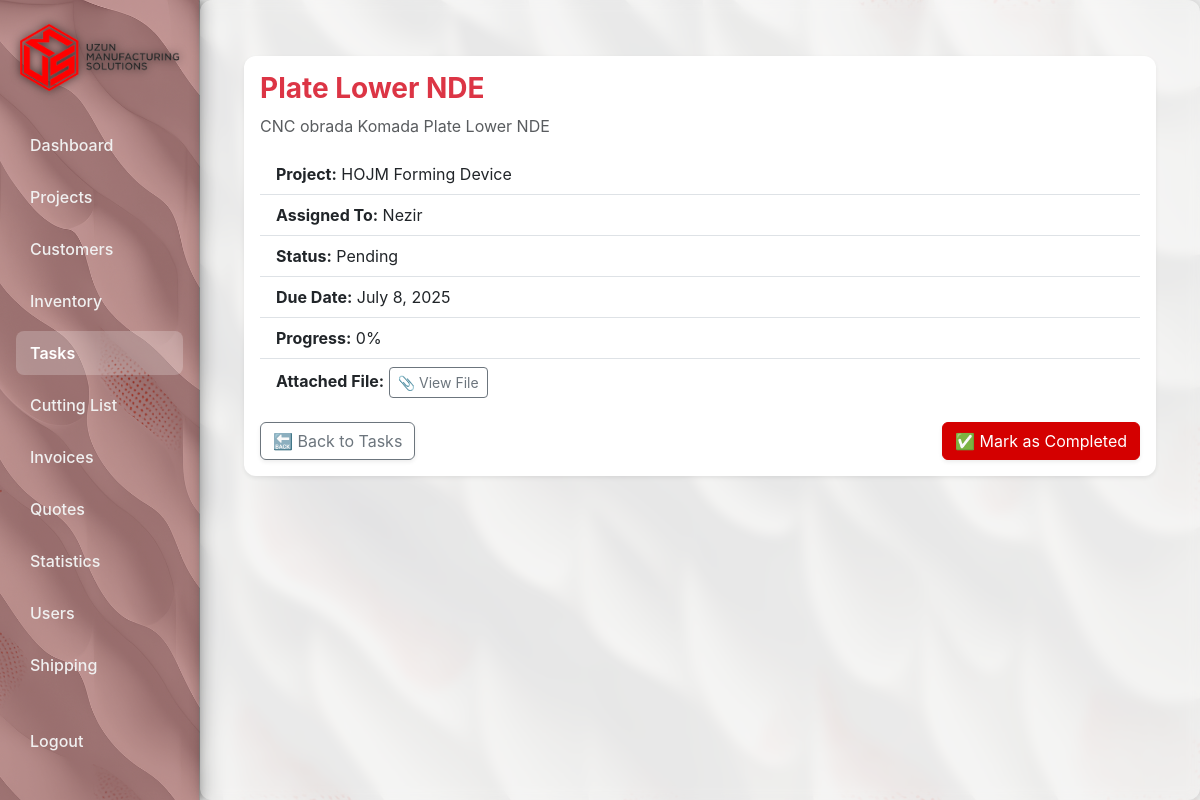
The page /tasks/1/ (signed in) on the database its author committed.
### core/models.py (models this page shows, shortened)
class Task(models.Model):
    STATUS_CHOICES = [
        ('Pending', 'Pending'),
        ('In Progress', 'In Progress'),
        ('Completed', 'Completed'),
    ]
    project = models.ForeignKey(Project, on_delete=models.CASCADE, related_name='tasks')
    name = models.CharField(max_length=200)
    description = models.TextField(blank=True, help_text="Detailed instructions for this task")  # 🆕
    assigned_to = models.ForeignKey(User, on_delete=models.SET_NULL, null=True, blank=True, related_name='assigned_tasks')  # 🆕 ForeignKey
    due_date = models.DateField()
    status = models.CharField(max_length=50, choices=STATUS_CHOICES, default='Pending')
    progress = models.PositiveIntegerField(default=0, help_text="Progress percentage (0-100)")  # 🆕
    task_file = models.FileField(upload_to='task_files/', blank=True, null=True)

class Project(models.Model):
    DIVISION_CHOICES = [
        ('UMS', 'UMS – CNC Services'),
        ('UZUN', 'Uzun-Pak – Food Packaging'),
    ]
    name = models.CharField(max_length=200)
    description = models.TextField(blank=True)
    start_date = models.DateField()
    end_date = models.DateField(null=True, blank=True)
    division = models.CharField(max_length=10, choices=DIVISION_CHOICES, default='UMS')
    customer = models.ForeignKey(Customer, on_delete=models.SET_NULL, null=True, blank=True, related_name="projects")
    selling_price = models.DecimalField(max_digits=12, decimal_places=2, null=True, blank=True)
    production_cost = models.DecimalField(max_digits=12, decimal_places=2, null=True, blank=True)

### core/views.py (the view)
# urls.py: path('tasks/<int:pk>/', views.task_detail, name='task_detail'),
@login_required
def task_detail(request, pk):
    task = get_object_or_404(Task, pk=pk)
    comments = task.comments.select_related('user').order_by('-created_at')
    if request.method == 'POST':
        if 'add_comment' in request.POST:
            comment_form = TaskCommentForm(request.POST)
            if comment_form.is_valid():
                new_comment = comment_form.save(commit=False)
                new_comment.task = task
                new_comment.user = request.user
                new_comment.save()
                return redirect('task_detail', pk=pk)
        if 'update_status' in request.POST:
            new_status = request.POST.get('status')
            new_progress = request.POST.get('progress')
            task.status = new_status
            task.progress = new_progress
            task.save()
            return redirect('task_detail', pk=pk)
    else:
        comment_form = TaskCommentForm()
    return render(request, 'core/task_detail.html', {
        'task': task,
        'comments': comments,
        'comment_form': comment_form,
    })

### core/permission_gate.py (called while the page is built, shortened)
    def __call__(self, request):
        return self.get_response(request)

### core/templates/core/task_detail.html
{% extends "base.html" %}
{% block content %}
<div class="container mt-4">
    <div class="card shadow-sm border-0" style="border-top: 4px solid #dc3545; border-radius: 12px;">
        <div class="card-body">
            <h3 class="fw-bold text-danger">{{ task.name }}</h3>
            <p class="text-muted mb-3">{{ task.description|default:"No description provided." }}</p>
            <ul class="list-group list-group-flush mb-3">
                <li class="list-group-item">
                    <strong>Project:</strong> {{ task.project.name }}
                </li>
                <li class="list-group-item">
                    <strong>Assigned To:</strong> {{ task.assigned_to }}
                </li>
                <li class="list-group-item">
                    <strong>Status:</strong> {{ task.status }}
                </li>
                <li class="list-group-item">
                    <strong>Due Date:</strong> {{ task.due_date }}
                </li>
                <li class="list-group-item">
                    <strong>Progress:</strong> {{ task.progress }}%
                </li>
                {% if task.task_file %}
                <li class="list-group-item">
                    <strong>Attached File:</strong>
                    <a href="{{ task.task_file.url }}" class="btn btn-outline-secondary btn-sm" target="_blank">📎 View File</a>
                </li>
                {% endif %}
            </ul>
            <div class="d-flex justify-content-between">
                <a href="{% url 'task_dashboard' %}" class="btn btn-outline-secondary shadow-sm">
                    🔙 Back to Tasks
                </a>
                {% if task.status != 'Completed' %}
                <a href="#" class="btn btn-success shadow-sm">
                    ✅ Mark as Completed
                </a>
                {% endif %}
            </div>
        </div>
    </div>
</div>
{% endblock %}

### core/static/core/styles.css (style rules this page uses)
body { background-color: #f8f9fa; }
.btn-success { background-color: #d40000; border-color: #d40000; }
.card { border-left: 4px solid #ff0000; }

### rows shown on the page
Task: name "Plate Lower NDE", description "CNC obrada Komada Plate Lower NDE", project.name "HOJM Forming Device", assigned_to "Nezir", status "Pending", due_date "July 8, 2025", progress "0"
